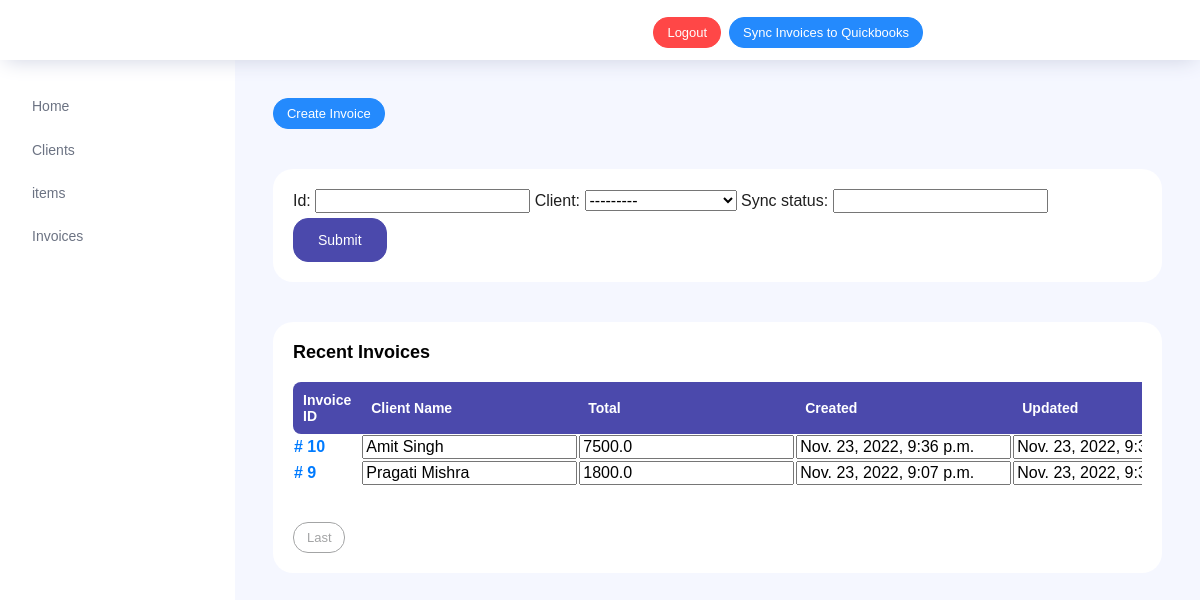
/dashboard/invoices, run on an earlier commit of the app's database.
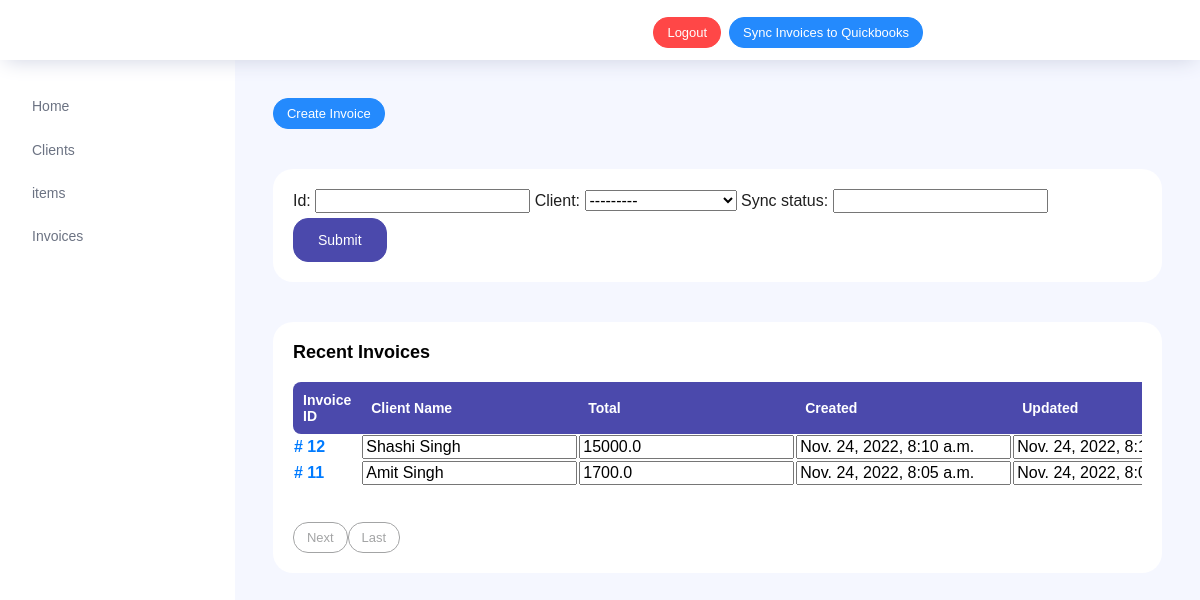
And on a later commit of the database.
### dashboard/models.py (models this page shows, shortened)
class Invoice(models.Model):
    id = models.AutoField(primary_key=True)
    client = models.ForeignKey(Client,null=True,on_delete=models.SET_NULL)
    total = models.FloatField()
    created = models.DateTimeField(auto_now_add=True)
    updated_at = models.DateTimeField(auto_now=True)
    sync_date = models.DateField(null=True)
    sync_status = models.CharField(max_length=20)
    qbo_id = models.CharField(max_length=100,null=True)

class Client(models.Model):
    id = models.AutoField(primary_key=True)
    name = models.CharField(max_length=100)
    contact = models.CharField(max_length=15)
    address = models.TextField(null=True)
    email = models.EmailField(null=True)
    qbo_id = models.CharField(max_length=100,null=True)
    def __str__(self):
         return str(self.id)+'_'+self.name

### dashboard/views.py (the view)
# urls.py: path('invoices',views.invoices,name='invoices'),
def invoices(request):
    clients_data=Client.objects.all().order_by('-id')
    items_data = Item.objects.all().order_by('-id')
    invoices_data = Invoice.objects.all().order_by('-id')
    infilter = invoice_filter(request.GET,queryset=invoices_data)
    invoices_data = infilter.qs
    paginator = Paginator(invoices_data,2)
    page_number = request.GET.get('page')
    invoices_data_final = paginator.get_page(page_number)
    data = {
        'clients':clients_data,
        'items': items_data,
        'invoices':invoices_data_final,
        'invoice_filter':infilter
    }
    return render(request,'invoices.html',data)

### templates/invoices.html (shortened to what this page needs)
{% extends 'home_base.html' %}
{% load static %}
{% block content %}
<div class="main-panel">
    <div class="content-wrapper">
        <div class="row">
            <div class="col-md-12 grid-margin">
              <div class="row">
                <div class="col-12 col-xl-8 mb-4 mb-xl-0">
                    <button type="button" class="btn btn-info btn-sm" id="create_invoice_btn">Create Invoice</button>
                </div>
              </div>
            </div>
          </div>
        <div class="row">
            <div class="col-md-12 grid-margin stretch-card">
              <div class="card">
                <div class="card-body">
                  <form class="forms-sample" method="GET">
                    {{invoice_filter.form}}
                    <button type="submit" class="btn btn-primary mr-2">Submit</button>
                  </form>
                </div>
              </div>
            </div>
        </div>
        <div class="row">
            <div class="col-md-12 grid-margin stretch-card">
              <div class="card">
                <div class="card-body">
                  <p class="card-title">Recent Invoices</p>
                  <div class="row">
                    <div class="col-12">
                      <div class="table-responsive">
                        <table  class="display expandable-table" style="width:100%">
                          <thead>
                            <tr>
                              <th>Invoice ID</th>
                              <th>Client Name</th>
                              <th>Total</th>
                              <th>Created</th>
                              <th>Updated</th>
                            </tr>
                          </thead>
                          <tbody>
                            {% for invoice in invoices %}
                            <tr>
                                <th> <a href="/dashboard/generate_invoice?id={{invoice.id}}" target="_blank">#  {{invoice.id}}</a>  </th>
                                <th>
                                    <input value="{{invoice.client.name}}" class='client_table_row_data' id="{{invoice.id}}_name"></input>
                                </th>
                                <th>
                                    <input value="{{invoice.total}}" class='client_table_row_data' id="{{invoice.id}}_total"></input>
                                </th>
                                <th>
                                    <input value="{{invoice.created}}" class='client_table_row_data' id="{{invoice.id}}_created"></input>
                                </th>
                                <th>
                                    <input value="{{invoice.updated_at}}" class='client_table_row_data' id="{{invoice.id}}_updated"></input>
                                </th>
                            </tr>
                            {% endfor %}
                          </tbody>
                      </table>
                      <div class="btn-group" role="group" aria-label="Basic example">
                        {% if invoices.has_next %}
                        <a href='/dashboard/invoices?page={{invoices.next_page_number}}'>
                            <button type="button" class="btn btn-outline-secondary btn-sm">Next</button>
                        </a>
                        {% endif %}
                        <a href='/dashboard/invoices?page={{invoices.paginator.num_pages}}'>
                            <button type="button" class="btn btn-outline-secondary btn-sm">Last</button>
                        </a>
                       </div>
                      </div>
                    </div>
                  </div>
                  </div>
                </div>
              </div>
            </div>
        </div>
    </div>
</div>
{% endblock%}

What changed in the data, as far as the page shows it:
no longer on this page (row unchanged): Invoice: id "10", client.name "Amit Singh", total "7500.0", created "Nov. 23, 2022, 9:36 p.m.", updated_at "Nov. 23, 2022, 9:37 p.m."
no longer on this page (row unchanged): Invoice: id "9", client.name "Pragati Mishra", total "1800.0", created "Nov. 23, 2022, 9:07 p.m.", updated_at "Nov. 23, 2022, 9:35 p.m."
added Invoice: id "12", client.name "Shashi Singh", total "15000.0", created "Nov. 24, 2022, 8:10 a.m.", updated_at "Nov. 24, 2022, 8:10 a.m."
added Invoice: id "11", client.name "Amit Singh", total "1700.0", created "Nov. 24, 2022, 8:05 a.m.", updated_at "Nov. 24, 2022, 8:05 a.m."
Also different on the page:
text now shown: "Next"
